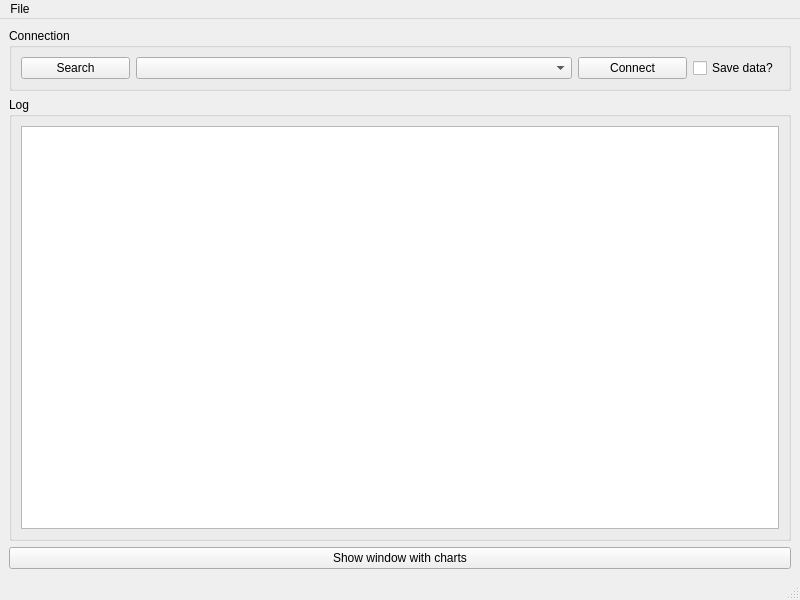
<?xml version="1.0" encoding="UTF-8"?>
<ui version="4.0">
 <class>MainWindow</class>
 <widget class="QMainWindow" name="MainWindow">
  <property name="geometry">
   <rect>
    <x>0</x>
    <y>0</y>
    <width>800</width>
    <height>600</height>
   </rect>
  </property>
  <property name="windowTitle">
   <string>IMU-GUI-Qt</string>
  </property>
  <widget class="QWidget" name="centralwidget">
   <layout class="QGridLayout" name="gridLayout_3">
    <item row="0" column="0">
     <layout class="QGridLayout" name="gridLayout_2">
      <item row="2" column="0">
       <widget class="QPushButton" name="pushButtonShowWindowCharts">
        <property name="text">
         <string>Show window with charts</string>
        </property>
       </widget>
      </item>
      <item row="0" column="0">
       <widget class="QGroupBox" name="groupBox">
        <property name="enabled">
         <bool>true</bool>
        </property>
        <property name="title">
         <string>Connection</string>
        </property>
        <layout class="QGridLayout" name="gridLayout_4">
         <item row="0" column="1">
          <layout class="QHBoxLayout" name="horizontalLayout" stretch="1,4,1,0">
           <property name="sizeConstraint">
            <enum>QLayout::SetDefaultConstraint</enum>
           </property>
           <item>
            <widget class="QPushButton" name="pushButtonSearch">
             <property name="text">
              <string>Search</string>
             </property>
            </widget>
           </item>
           <item>
            <widget class="QComboBox" name="comboBoxDevicesList"/>
           </item>
           <item>
            <widget class="QPushButton" name="pushButtonConnect">
             <property name="text">
              <string>Connect</string>
             </property>
            </widget>
           </item>
           <item>
            <widget class="QCheckBox" name="checkBoxSaveData">
             <property name="text">
              <string>Save data?</string>
             </property>
            </widget>
           </item>
          </layout>
         </item>
        </layout>
       </widget>
      </item>
      <item row="1" column="0">
       <widget class="QGroupBox" name="groupBox_2">
        <property name="title">
         <string>Log</string>
        </property>
        <layout class="QGridLayout" name="gridLayout_5">
         <item row="0" column="0">
          <widget class="QTextBrowser" name="textBrowserLog"/>
         </item>
        </layout>
       </widget>
      </item>
     </layout>
    </item>
   </layout>
  </widget>
  <widget class="QMenuBar" name="menubar">
   <property name="geometry">
    <rect>
     <x>0</x>
     <y>0</y>
     <width>800</width>
     <height>21</height>
    </rect>
   </property>
   <widget class="QMenu" name="menuFile">
    <property name="title">
     <string>File</string>
    </property>
    <addaction name="actionExit"/>
   </widget>
   <addaction name="menuFile"/>
  </widget>
  <widget class="QStatusBar" name="statusbar"/>
  <action name="actionExit">
   <property name="text">
    <string>&amp;Exit</string>
   </property>
   <property name="shortcut">
    <string>Ctrl+Q</string>
   </property>
  </action>
 </widget>
 <resources/>
 <connections>
  <connection>
   <sender>actionExit</sender>
   <signal>triggered()</signal>
   <receiver>MainWindow</receiver>
   <slot>close()</slot>
   <hints>
    <hint type="sourcelabel">
     <x>-1</x>
     <y>-1</y>
    </hint>
    <hint type="destinationlabel">
     <x>399</x>
     <y>299</y>
    </hint>
   </hints>
  </connection>
 </connections>
</ui>
